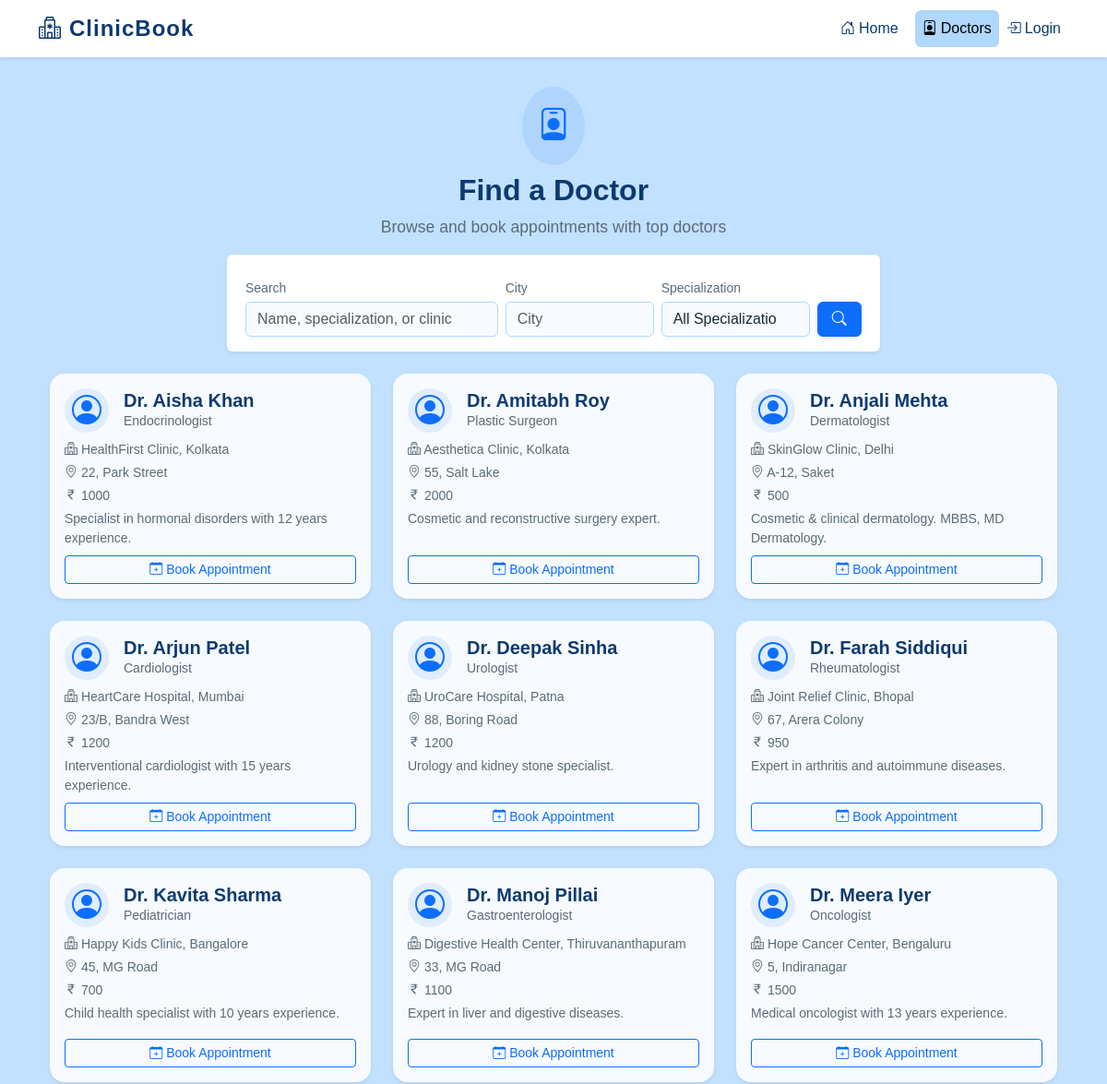
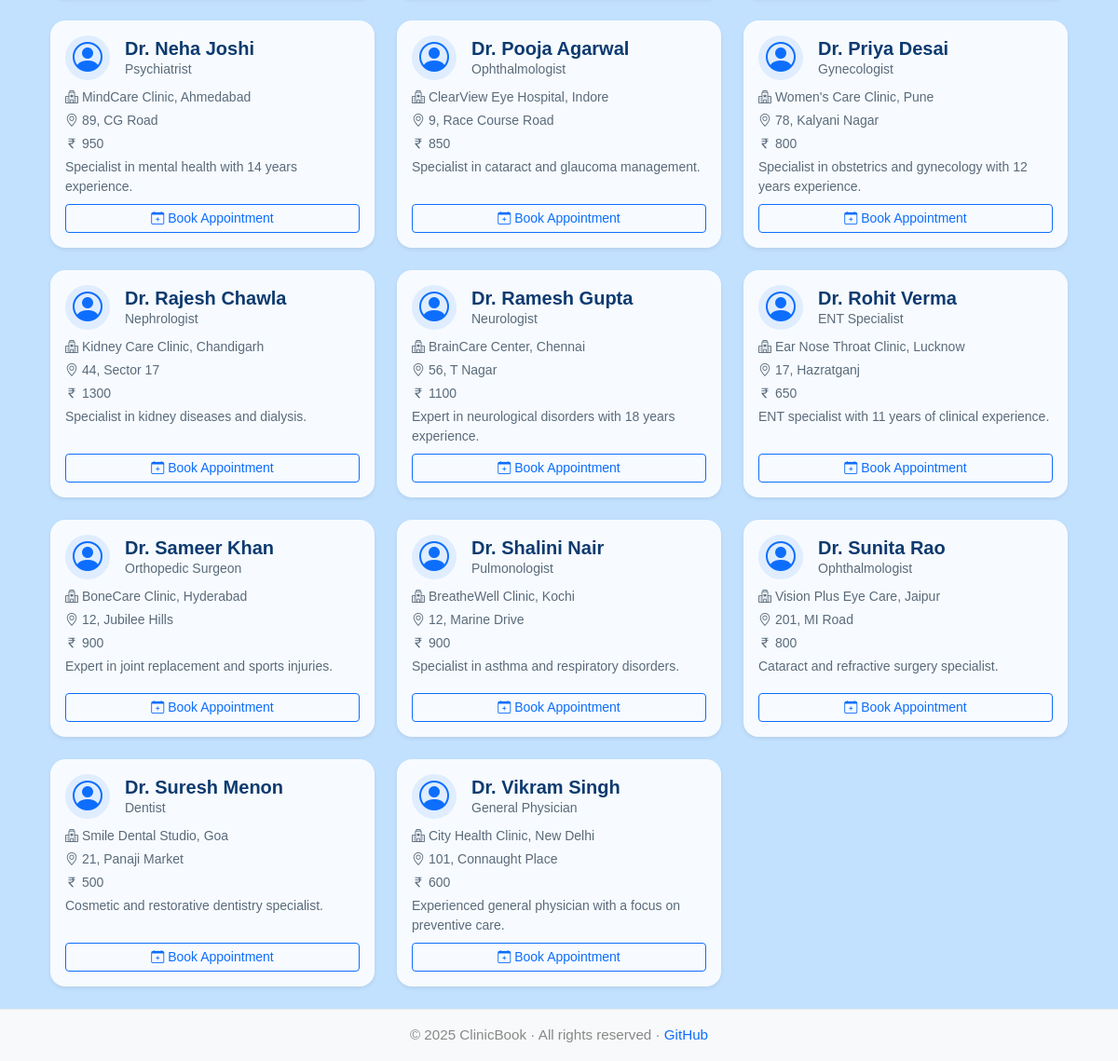
Page /doctors on the committed database (2 pictures, top to bottom).
### tables this page shows
CREATE TABLE doctors (
        id INTEGER PRIMARY KEY AUTOINCREMENT,
        clinic_id INTEGER,
        name TEXT NOT NULL,
        specialization TEXT,
        fees INTEGER,
        email TEXT UNIQUE NOT NULL,
        phone TEXT,
        about TEXT,
        FOREIGN KEY (clinic_id) REFERENCES clinics(id) ON DELETE SET NULL
    );

CREATE TABLE clinics (
        id INTEGER PRIMARY KEY AUTOINCREMENT,
        name TEXT NOT NULL,
        city TEXT,
        address TEXT,
        phone TEXT
    );

### app.py (the view)
    @app.route('/doctors', methods=['GET'])
    def doctors():
        q = request.args.get('q', '').strip()
        city = request.args.get('city', '').strip()
        specialization = request.args.get('specialization', '').strip()
        db = get_db()
        base = '''
            SELECT d.*, c.name as clinic_name, c.city as clinic_city, c.address as address
            FROM doctors d
            LEFT JOIN clinics c ON d.clinic_id = c.id
            WHERE 1=1
        '''
        params = []
        if q:
            base += ' AND (d.name LIKE ? OR d.specialization LIKE ? OR c.name LIKE ?)'
            params += [f'%{q}%'] * 3
        if city:
            base += ' AND c.city LIKE ?'
            params.append(f'%{city}%')
        if specialization:
            base += ' AND d.specialization LIKE ?'
            params.append(f'%{specialization}%')
        rows = db.execute(base + ' ORDER BY d.name', params).fetchall()
        return render_template(
            'doctors.html',
            doctors=rows,
            q=q,
            city=city,
            specialization=specialization
        )

### templates/doctors.html (shortened to what this page needs)
{% extends 'base.html' %}
{% block content %}
<div class="container my-4">
  <div class="text-center mb-4">
    <span class="d-inline-block rounded-circle bg-primary bg-opacity-10 p-3">
      <i class="bi bi-person-badge" style="font-size:2.2rem; color:#0d6efd;"></i>
    </span>
    <h2 class="fw-bold mt-2" style="color:#0d3a6f;">Find a Doctor</h2>
    <div class="text-muted mb-2" style="font-size:1.1rem;">Browse and book appointments with top doctors</div>
  </div>
  <div class="mx-auto" style="max-width: 700px;">
    <form class="row g-2 align-items-end bg-white rounded shadow-sm p-3 mb-4" method="get" action="{{ url_for('doctors') }}">
      <div class="col-12 col-md-5">
        <label class="form-label mb-1 small text-muted">Search</label>
        <input type="text" class="form-control" name="q"
               placeholder="Name, specialization, or clinic"
               value="{{ q }}">
      </div>
      <div class="col-6 col-md-3">
        <label class="form-label mb-1 small text-muted">City</label>
        <input type="text" class="form-control" name="city"
               placeholder="City" value="{{ city }}">
      </div>
      <div class="col-6 col-md-3">
        <label class="form-label mb-1 small text-muted">Specialization</label>
        <select class="form-select" name="specialization">
          <option value="">All Specializations</option>
        </select>
      </div>
      <div class="col-12 col-md-1 d-grid">
        <button type="submit" class="btn btn-primary">
          <i class="bi bi-search"></i>
        </button>
      </div>
    </form>
  </div>
  <div class="row row-cols-1 row-cols-md-2 row-cols-lg-3 g-4">
    {% for doctor in doctors %}
    <div class="col">
      <div class="card h-100 border-0 shadow-sm doctor-card">
        <div class="card-body d-flex flex-column">
          <div class="d-flex align-items-center mb-2">
            <span class="rounded-circle bg-primary bg-opacity-10 d-flex align-items-center justify-content-center" style="width:48px; height:48px;">
              <i class="bi bi-person-circle" style="font-size:2rem; color:#0d6efd;"></i>
            </span>
            <div class="ms-3">
              <h5 class="card-title mb-0 fw-semibold" style="color:#0d3a6f;">{{ doctor.name }}</h5>
              <div class="text-muted small">{{ doctor.specialization }}</div>
            </div>
          </div>
          <div class="mb-1 small text-muted">
            <i class="bi bi-hospital"></i> {{ doctor.clinic_name }}, {{ doctor.clinic_city }}
          </div>
          <div class="mb-1 small text-muted">
            <i class="bi bi-geo-alt"></i> {{ doctor.address }}
          </div>
          <div class="mb-1 small text-muted">
            <i class="bi bi-currency-rupee"></i> {{ doctor.fees }}
          </div>
          {% if doctor.about %}
          <div class="mb-2 small text-secondary" style="min-height:2.2em;">{{ doctor.about }}</div>
          {% else %}
          <div class="mb-2 small text-secondary" style="min-height:2.2em;">&nbsp;</div>
          {% endif %}
          <div class="mt-auto">
            <a href="{{ url_for('doctor_detail', doc_id=doctor.id) }}"
               class="btn btn-outline-primary btn-sm w-100">
               <i class="bi bi-calendar-plus"></i> Book Appointment
            </a>
          </div>
        </div>
      </div>
    </div>
    {% endfor %}
  </div>
</div>
{% endblock %}

### static/css/style.css (style rules this page uses)
:root { --background: #c2e1ff; --card-bg: #f7fbff; --primary: #0d6efd; --primary-hover: #084298; --heading: #0d3a6f; --accent-light: #afd7ff; --text-default: #1a2a3a; --text-muted: #5a6a7a; --text-footer: #888888; --success: #28a745; --danger: #dc3545; --warning: #ffc107; --info: #20c997; --white: #ffffff; --gray-light: #eaeaea; --gray-dark: #343a40; }
body { padding-top: 70px; }
.card { border-radius: 1rem; box-shadow: 0 2px 12px rgba(0,0,0,0.04); border: 0; }
.card-title { font-weight: 600; }
.btn-primary, .btn-primary:focus, .btn-primary:active { border-color: var(--primary); box-shadow: 0 2px 8px rgba(13,110,253,0.08); }

### rows in the picture
doctors: name "Dr. Aisha Khan", specialization "Endocrinologist", clinic_name "HealthFirst Clinic", clinic_city "Kolkata", address "22, Park Street", fees "1000", about "Specialist in hormonal disorders with 12 years experience."
doctors: name "Dr. Amitabh Roy", specialization "Plastic Surgeon", clinic_name "Aesthetica Clinic", clinic_city "Kolkata", address "55, Salt Lake", fees "2000", about "Cosmetic and reconstructive surgery expert."
doctors: name "Dr. Anjali Mehta", specialization "Dermatologist", clinic_name "SkinGlow Clinic", clinic_city "Delhi", address "A-12, Saket", fees "500", about "Cosmetic & clinical dermatology. MBBS, MD Dermatology."
doctors: name "Dr. Arjun Patel", specialization "Cardiologist", clinic_name "HeartCare Hospital", clinic_city "Mumbai", address "23/B, Bandra West", fees "1200", about "Interventional cardiologist with 15 years experience."
doctors: name "Dr. Deepak Sinha", specialization "Urologist", clinic_name "UroCare Hospital", clinic_city "Patna", address "88, Boring Road", fees "1200", about "Urology and kidney stone specialist."
doctors: name "Dr. Farah Siddiqui", specialization "Rheumatologist", clinic_name "Joint Relief Clinic", clinic_city "Bhopal", address "67, Arera Colony", fees "950", about "Expert in arthritis and autoimmune diseases."
doctors: name "Dr. Kavita Sharma", specialization "Pediatrician", clinic_name "Happy Kids Clinic", clinic_city "Bangalore", address "45, MG Road", fees "700", about "Child health specialist with 10 years experience."
doctors: name "Dr. Manoj Pillai", specialization "Gastroenterologist", clinic_name "Digestive Health Center", clinic_city "Thiruvananthapuram", address "33, MG Road", fees "1100", about "Expert in liver and digestive diseases."
doctors: name "Dr. Meera Iyer", specialization "Oncologist", clinic_name "Hope Cancer Center", clinic_city "Bengaluru", address "5, Indiranagar", fees "1500", about "Medical oncologist with 13 years experience."
doctors: name "Dr. Neha Joshi", specialization "Psychiatrist", clinic_name "MindCare Clinic", clinic_city "Ahmedabad", address "89, CG Road", fees "950", about "Specialist in mental health with 14 years experience."
doctors: name "Dr. Pooja Agarwal", specialization "Ophthalmologist", clinic_name "ClearView Eye Hospital", clinic_city "Indore", address "9, Race Course Road", fees "850", about "Specialist in cataract and glaucoma management."
doctors: name "Dr. Priya Desai", specialization "Gynecologist", clinic_name "Women's Care Clinic", clinic_city "Pune", address "78, Kalyani Nagar", fees "800", about "Specialist in obstetrics and gynecology with 12 years experience."
doctors: name "Dr. Rajesh Chawla", specialization "Nephrologist", clinic_name "Kidney Care Clinic", clinic_city "Chandigarh", address "44, Sector 17", fees "1300", about "Specialist in kidney diseases and dialysis."
doctors: name "Dr. Ramesh Gupta", specialization "Neurologist", clinic_name "BrainCare Center", clinic_city "Chennai", address "56, T Nagar", fees "1100", about "Expert in neurological disorders with 18 years experience."
doctors: name "Dr. Rohit Verma", specialization "ENT Specialist", clinic_name "Ear Nose Throat Clinic", clinic_city "Lucknow", address "17, Hazratganj", fees "650", about "ENT specialist with 11 years of clinical experience."
doctors: name "Dr. Sameer Khan", specialization "Orthopedic Surgeon", clinic_name "BoneCare Clinic", clinic_city "Hyderabad", address "12, Jubilee Hills", fees "900", about "Expert in joint replacement and sports injuries."
doctors: name "Dr. Shalini Nair", specialization "Pulmonologist", clinic_name "BreatheWell Clinic", clinic_city "Kochi", address "12, Marine Drive", fees "900", about "Specialist in asthma and respiratory disorders."
doctors: name "Dr. Sunita Rao", specialization "Ophthalmologist", clinic_name "Vision Plus Eye Care", clinic_city "Jaipur", address "201, MI Road", fees "800", about "Cataract and refractive surgery specialist."
doctors: name "Dr. Suresh Menon", specialization "Dentist", clinic_name "Smile Dental Studio", clinic_city "Goa", address "21, Panaji Market", fees "500", about "Cosmetic and restorative dentistry specialist."
doctors: name "Dr. Vikram Singh", specialization "General Physician", clinic_name "City Health Clinic", clinic_city "New Delhi", address "101, Connaught Place", fees "600", about "Experienced general physician with a focus on preventive care."

### other values in the picture
{{ 2025 }} "2025"
